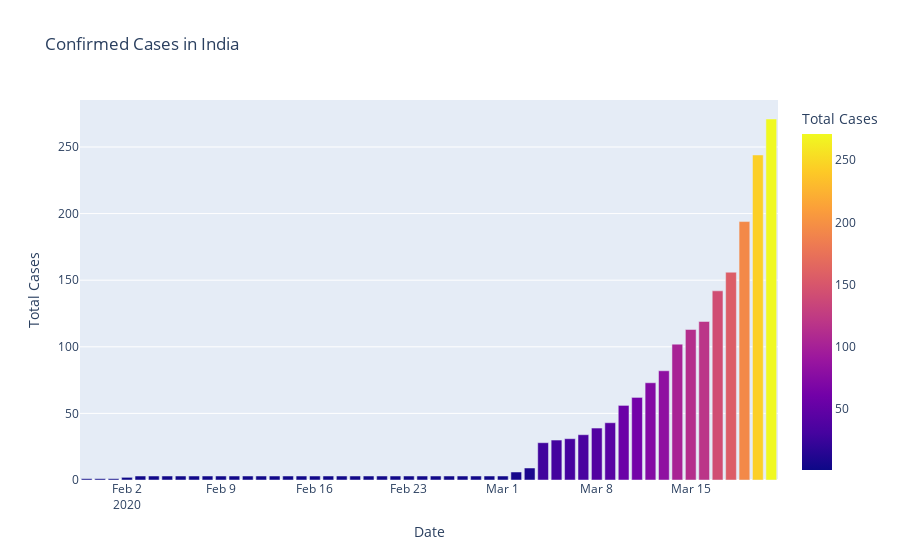

Notebook code cell kept with this figure:
### Code cell
#Matplotlib 
fig=plt.figure(figsize=(10,5),dpi=200)
axes=fig.add_axes([0.1,0.1,0.8,0.8])
axes.bar(dbd_India["Date"],dbd_India["Total Cases"],color='blue')
axes.set_xlabel("Date")
axes.set_ylabel("Total Cases")
axes.set_title("Confirmed Cases in India")
plt.show()

#plotly Express
fig=px.bar(dbd_India,x="Date",y="Total Cases",color='Total Cases',title='Confirmed Cases in India')
fig.show()

### Figure 1 — Plotly figure (JSON) as saved in the notebook; plotly's stock layout.template omitted (floating-point values rounded to 4 significant figures)
{"data": [{"alignmentgroup": "True", "hovertemplate": "Date=%{x}<br>Total Cases=%{marker.color}<extra></extra>", "legendgroup": "", "marker": {"color": [1, 1, 1, 2, 3, 3, 3, 3, 3, 3, 3, 3, 3, 3, 3, 3, 3, 3, 3, 3, 3, 3, 3, 3, 3, 3, 3, 3, 3, 3, 3, 3, 6, 9, 28, 30, 31, 34, 39, 43, 56, 62, 73, 82, 102, 113, 119, 142, 156, 194, 244, 271], "coloraxis": "coloraxis", "pattern": {"shape": ""}}, "name": "", "offsetgroup": "", "orientation": "v", "showlegend": false, "textposition": "auto", "type": "bar", "x": ["2020-01-30T00:00:00", "2020-01-31T00:00:00", "2020-02-01T00:00:00", "2020-02-02T00:00:00", "2020-02-03T00:00:00", "2020-02-04T00:00:00", "2020-02-05T00:00:00", "2020-02-06T00:00:00", "2020-02-07T00:00:00", "2020-02-08T00:00:00", "2020-02-09T00:00:00", "2020-02-10T00:00:00", "2020-02-11T00:00:00", "2020-02-12T00:00:00", "2020-02-13T00:00:00", "2020-02-14T00:00:00", "2020-02-15T00:00:00", "2020-02-16T00:00:00", "2020-02-17T00:00:00", "2020-02-18T00:00:00", "2020-02-19T00:00:00", "2020-02-20T00:00:00", "2020-02-21T00:00:00", "2020-02-22T00:00:00", "2020-02-23T00:00:00", "2020-02-24T00:00:00", "2020-02-25T00:00:00", "2020-02-26T00:00:00", "2020-02-27T00:00:00", "2020-02-28T00:00:00", "2020-02-29T00:00:00", "2020-03-01T00:00:00", "2020-03-02T00:00:00", "2020-03-03T00:00:00", "2020-03-04T00:00:00", "2020-03-05T00:00:00", "2020-03-06T00:00:00", "2020-03-07T00:00:00", "2020-03-08T00:00:00", "2020-03-09T00:00:00", "2020-03-10T00:00:00", "2020-03-11T00:00:00", "2020-03-12T00:00:00", "2020-03-13T00:00:00", "2020-03-14T00:00:00", "2020-03-15T00:00:00", "2020-03-16T00:00:00", "2020-03-17T00:00:00", "2020-03-18T00:00:00", "2020-03-19T00:00:00", "2020-03-20T00:00:00", "2020-03-21T00:00:00"], "xaxis": "x", "y": [1, 1, 1, 2, 3, 3, 3, 3, 3, 3, 3, 3, 3, 3, 3, 3, 3, 3, 3, 3, 3, 3, 3, 3, 3, 3, 3, 3, 3, 3, 3, 3, 6, 9, 28, 30, 31, 34, 39, 43, 56, 62, 73, 82, 102, 113, 119, 142, 156, 194, 244, 271], "yaxis": "y"}], "layout": {"barmode": "relative", "coloraxis": {"colorbar": {"title": {"text": "Total Cases"}}, "colorscale": [[0, "#0d0887"], [0.1111, "#46039f"], [0.2222, "#7201a8"], [0.3333, "#9c179e"], [0.4444, "#bd3786"], [0.5556, "#d8576b"], [0.6667, "#ed7953"], [0.7778, "#fb9f3a"], [0.8889, "#fdca26"], [1, "#f0f921"]]}, "legend": {"tracegroupgap": 0}, "title": {"text": "Confirmed Cases in India"}, "xaxis": {"anchor": "y", "domain": [0, 1], "title": {"text": "Date"}}, "yaxis": {"anchor": "x", "domain": [0, 1], "title": {"text": "Total Cases"}}}}
